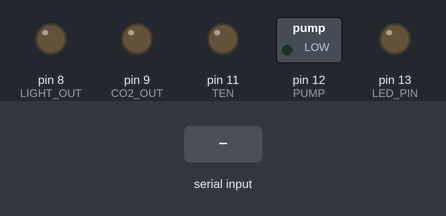
The sketch below on a simulated Arduino Uno, built with avr-gcc and run on an emulated ATmega328P. Shown: switched loads named in the sketch (green lamp = pin HIGH), output pins drawn as LEDs (lit = HIGH). The test bench sets the inputs (shaded band).

Above: at 1.2 s.
1.3 s: "co2 on\n" received over Serial
At 2.5 s:
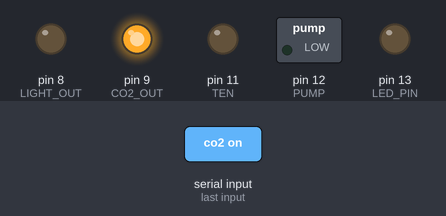
2.8 s: "temp on\n" received over Serial
At 3.7 s:
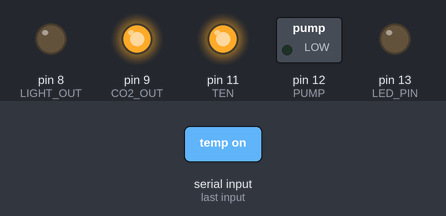
4.3 s: "co2 off\n" received over Serial
At 4.8 s:
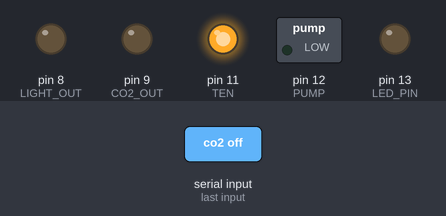
Timing chart, 0 to 7.3 s (numbered marks = the images above; inputs shaded):
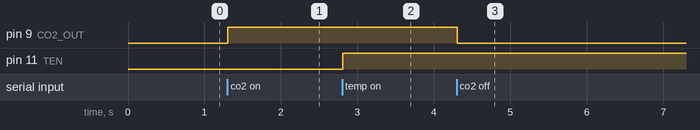

Measured:
- after the input at 1.3 s, pin 9 (CO2_OUT): LOW → HIGH at once
- after the input at 2.8 s, pin 11 (TEN): LOW → HIGH at once
- after the input at 4.3 s, pin 9 (CO2_OUT): HIGH → LOW at once

The sketch:

rp_1.ino
```cpp
#include <Adafruit_AHTX0.h>


#define DHTPIN 2
#define LIGHT_IN A0
#define CO2_IN A1

Adafruit_AHTX0 aht;

const int LED_PIN = 13;  // Встроенный светодиод
const int LIGHT_OUT = 8;
const int CO2_OUT = 9;
const int TEN = 11;
const int PUMP = 12;


void setup() {

  pinMode(LED_PIN, OUTPUT);

  pinMode(LIGHT_OUT, OUTPUT);
  pinMode(CO2_OUT, OUTPUT);
  pinMode(TEN, OUTPUT);
  pinMode(PUMP, OUTPUT);


  // digitalWrite(LIGHT_OUT, HIGH);
  // digitalWrite(CO2_OUT, HIGH);
  // digitalWrite(TEN, HIGH);
  // digitalWrite(PUMP, HIGH);
  aht.begin();
  // pinMode(LIGHT_IN, INPUT);


  Serial.begin(9600);
}

void loop() {


  sensors_event_t humidity, temp;

  if (Serial.available()) {
    String command = Serial.readStringUntil('\n');
    command.trim();

    if (command == "ping") {
      Serial.println("pong");
    } else if (command == "temp") {
      aht.getEvent(&humidity, &temp);
      Serial.println(temp.temperature);
    } else if (command == "humidity") {
      aht.getEvent(&humidity, &temp);
      Serial.println(humidity.relative_humidity);
    } else if (command == "light") {
      int light = analogRead(LIGHT_IN);
      Serial.println(light);
    } else if (command == "co2") {
      int co2 = analogRead(CO2_IN);
      Serial.println(co2);


    } else if (command == "co2 on") {
      digitalWrite(CO2_OUT, HIGH);
    } else if (command == "co2 off") {
      digitalWrite(CO2_OUT, LOW);
    } else if (command == "temp on") {
      digitalWrite(TEN, HIGH);
    } else if (command == "temp off") {
      digitalWrite(TEN, LOW);
    } else if (command == "light on") {
      digitalWrite(LIGHT_OUT, HIGH);
    } else if (command == "light off") {
      digitalWrite(LIGHT_OUT, LOW);
    } else if (command == "pump on") {
      digitalWrite(PUMP, HIGH);
    } else if (command == "pump off") {
      digitalWrite(PUMP, LOW);
    } else {
      Serial.println("Unknown command");
    }
  }


  // aht.getEvent(&humidity, &temp);
  // int light = analogRead(LIGHT_IN);
  // int co2 = analogRead(CO2_IN);

  // Serial.print("Temperature: ");
  // Serial.print(temp.temperature);
  // Serial.println(" C");

  // Serial.print("Humidity: ");
  // Serial.print(humidity.relative_humidity);
  // Serial.println(" %");

  // Serial.print("Light: ");
  // Serial.println(light);

  // Serial.print("CO2: ");
  // Serial.println(co2);

  // Serial.println("----------------------");

  // delay(1000); // щоб не спамило кожну мілісекунду
}
```
